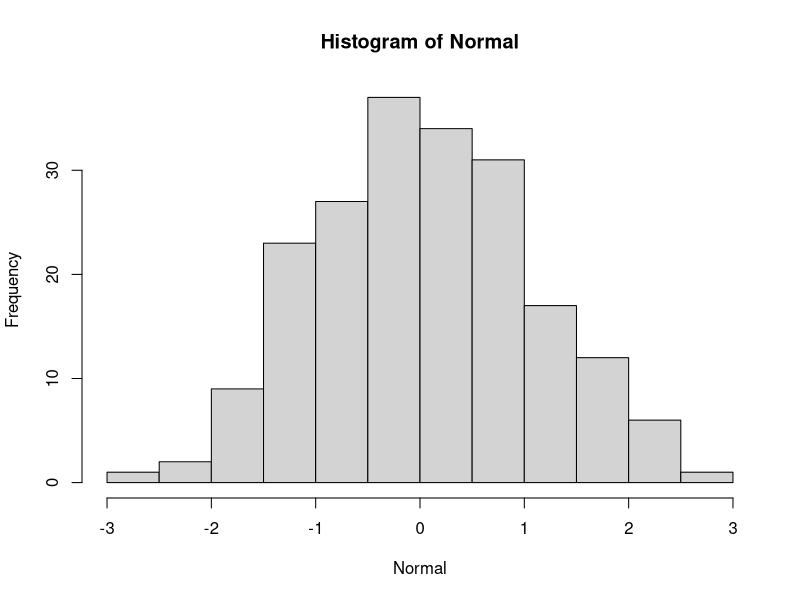
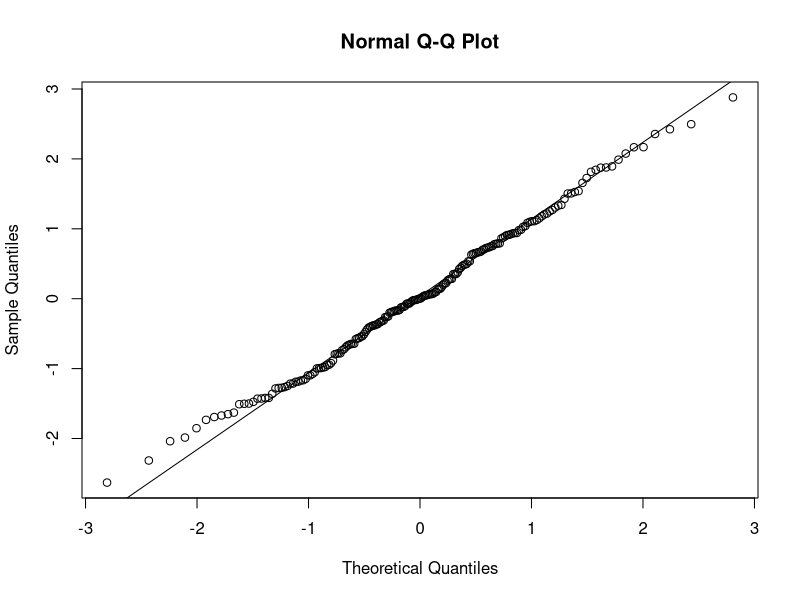
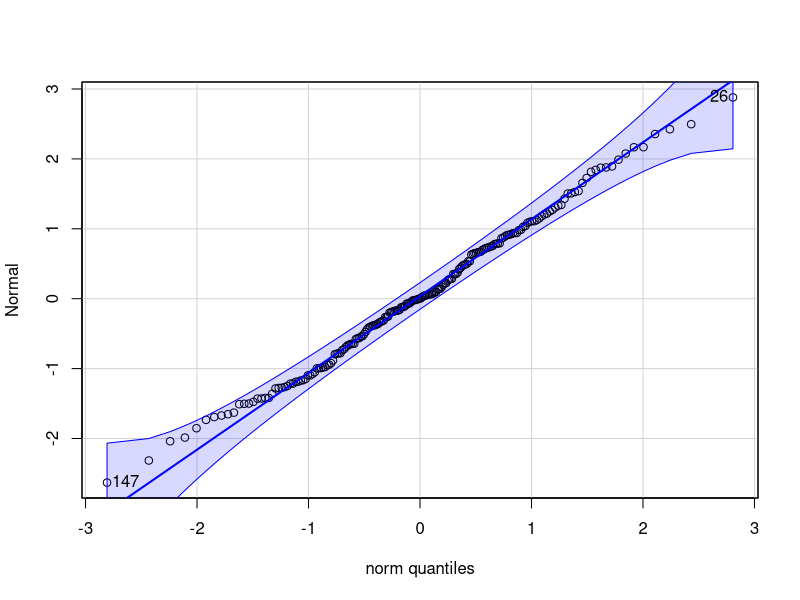
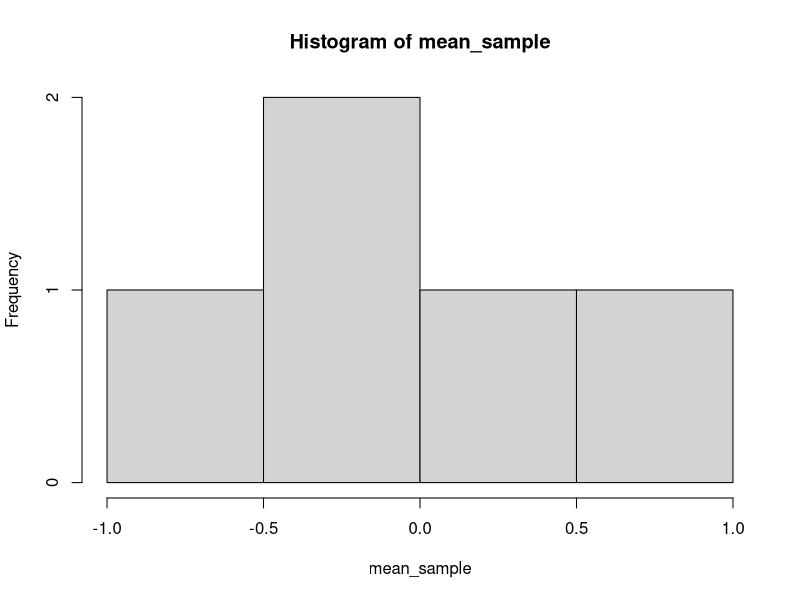
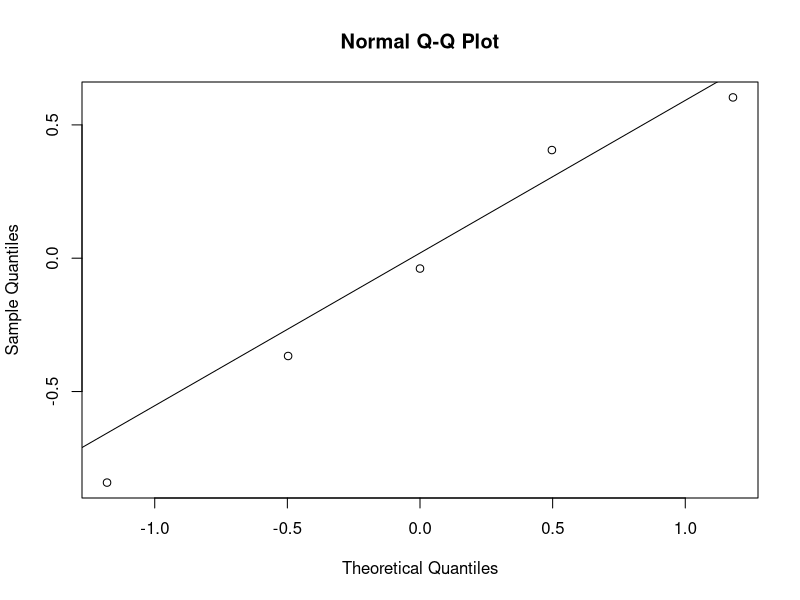
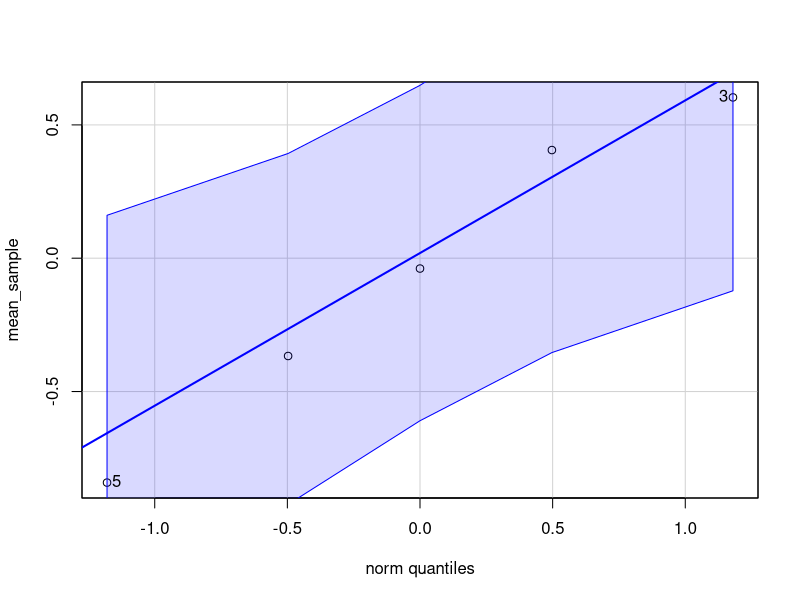
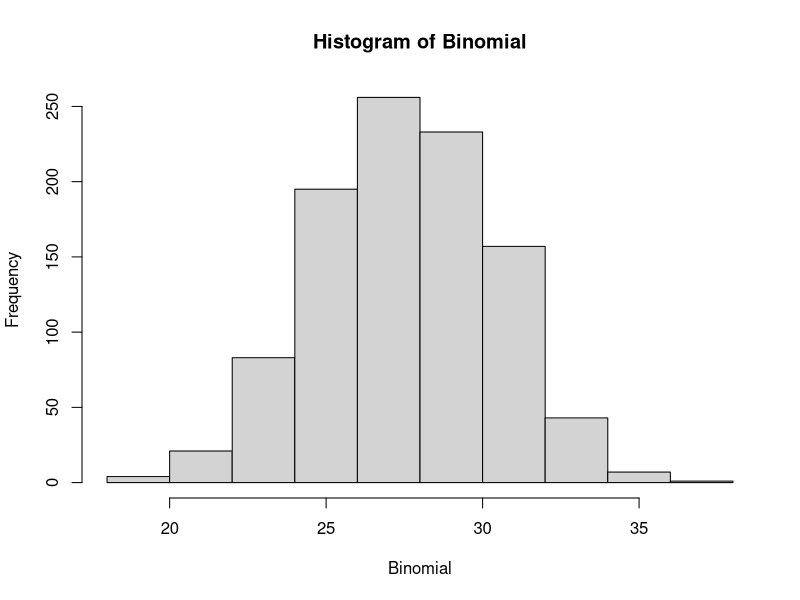
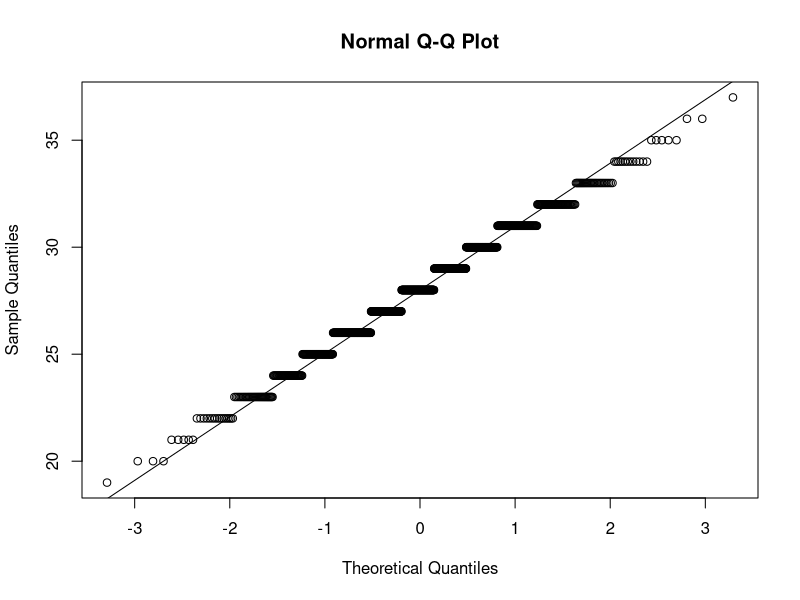

Reproduce these figures in R, in order.
## ---- chunk 1
knitr::opts_chunk$set(echo = TRUE)
knitr::opts_knit$set("~/Biology/146/Lab 3")
library(car)
library(ggplot2)
## ---- chunk 2
# Make the dataframe for you to edit:
dist_table <- data.frame(Distribution_Name=c("Normal", "Binomial", "Poisson", "Exponential", "Uniform", "LogNormal","Beta"), Shape_of_Pop=c(rep("",7)), Normal_5=c(rep("",7)),Normal_25=rep("",7),Normal_50=rep("",7),Normal_100=rep("",7),Normal_1000=rep("",7), stringsAsFactors = F)

dist_table

## ---- chunk 3

# create the population -- however many you like!
## No mean/SD = Assume mean/sD = 0/1
Normal <- rnorm(200)
hist(Normal)
#if data is normal then the data will fall along the line 
qqnorm(Normal);qqline(Normal)

##Create qqplot with car package 
## Confidence interval graphed, data between dashed line = 95% confidence interval 
qqPlot(Normal)
# the data are symmetrical

# Edit the table:
# Note, you can use the indices to edit the table. dist_table[1,2] corresponds to row 1, column 2.
dist_table[1,2] <- "Symmetrical"

# Now let's take 5 samples and calculate the means for each sample. We will use a loop here to illustrate the process, but it's better to use a function for large datasets (see below).

mean_sample <- NULL
for(i in 1:5){
  temp_sample <- sample(Normal,5) # sample 5 randomly from population
  mean_temp_sample <- mean(temp_sample) # calculate the mean of our sample
  mean_sample <- c(mean_sample,mean_temp_sample) # add it to our vector of samples
}
mean_sample

hist(mean_sample)
qqnorm(mean_sample);qqline(mean_sample)
qqPlot(mean_sample)

# Fail to reject hypothesis that data is normal --> Nothing to disprove that the data IS normal 
shapiro.test(mean_sample)

dist_table[1,3] <- "X"

dist_table
## ---- chunk 4
# create the population -- however many you like!
Binomial <- rbinom(1000, 40, 0.7)
hist(Binomial)
#Binomial distribution is discrete, not continuous --> Can't have half a success 
qqnorm(Binomial);qqline(Binomial)
# the data are symmetrical

# Edit the table:
# Note, you can use the indices to edit the table. dist_table[2,2] corresponds to row 2, column 2.
dist_table[2,2] <- "Symmetrical"

# Now let's take 5 samples and calculate the means for each sample. We will use a loop here to illustrate the process, but it's better to use a function for large datasets (see below).

mean_sample <- NULL
for(i in 1:5){
  temp_sample <- sample(Binomial,5) # sample 5 randomly from population
  mean_temp_sample <- mean(temp_sample) # calculate the mean of our sample
  mean_sample <- c(mean_sample,mean_temp_sample) # add it to our vector of samples
}
mean_sample

hist(mean_sample)
qqPlot(mean_sample)

shapiro.test(mean_sample)

## p value is greater than 0.05. Cannot reject null hypothesis
dist_table[2,4] <- " "

dist_table
## ---- chunk 5
# create the population -- however many you like!
Poisson <- rpois(1000, 2)
hist(Poisson)
#Poisson distribution is discrete, not continuous --> Can't have half a success 
qqnorm(Poisson);qqline(Poisson)
# the data are symmetrical

# Edit the table:
# Note, you can use the indices to edit the table. dist_table[2,2] corresponds to row 2, column 2.
dist_table[3,2] <- "Right skewed"

# Now let's take 5 samples and calculate the means for each sample. We will use a loop here to illustrate the process, but it's better to use a function for large datasets (see below).

mean_sample <- NULL
for(i in 1:5){
  temp_sample <- sample(Poisson,5) # sample 5 randomly from population
  mean_temp_sample <- mean(temp_sample) # calculate the mean of our sample
  mean_sample <- c(mean_sample,mean_temp_sample) # add it to our vector of samples
}
mean_sample

hist(mean_sample)
qqPlot(mean_sample)

shapiro.test(mean_sample)

## p value is greater than 0.05. Cannot reject null hypothesis
dist_table[3,3] <- "X"

dist_table
## ---- chunk 6
# create the population -- however many you like!
Exponential <- rexp(1000, 3)
hist(Exponential)
#Exponential distribution is discrete, not continuous --> Can't have half a success 
qqnorm(Exponential);qqline(Exponential)
# the data are symmetrical

# Edit the table:
# Note, you can use the indices to edit the table. dist_table[2,2] corresponds to row 2, column 2.
dist_table[4,2] <- "Right skewed"

# Now let's take 5 samples and calculate the means for each sample. We will use a loop here to illustrate the process, but it's better to use a function for large datasets (see below).

mean_sample <- NULL
for(i in 1:5){
  temp_sample <- sample(Exponential,5) # sample 5 randomly from population
  mean_temp_sample <- mean(temp_sample) # calculate the mean of our sample
  mean_sample <- c(mean_sample,mean_temp_sample) # add it to our vector of samples
}
mean_sample

hist(mean_sample)
qqPlot(mean_sample)

shapiro.test(mean_sample)

## p value is greater than 0.05. Cannot reject null hypothesis
dist_table[4,3] <- "X"

dist_table
## ---- chunk 7
# create the population -- however many you like!
Uniform <- runif(1000, 0, 1)
hist(Uniform)
#Uniform distribution is discrete, not continuous --> Can't have half a success 
qqPlot(Uniform)
# the data are symmetrical

# Edit the table:
# Note, you can use the indices to edit the table. dist_table[2,2] corresponds to row 2, column 2.
dist_table[5,2] <- "Uniform"

# Now let's take 5 samples and calculate the means for each sample. We will use a loop here to illustrate the process, but it's better to use a function for large datasets (see below).

mean_sample <- NULL
for(i in 1:5){
  temp_sample <- sample(Uniform,5) # sample 5 randomly from population
  mean_temp_sample <- mean(temp_sample) # calculate the mean of our sample
  mean_sample <- c(mean_sample,mean_temp_sample) # add it to our vector of samples
}
mean_sample

hist(mean_sample)
qqPlot(mean_sample)

shapiro.test(mean_sample)

## p value is greater than 0.05. Cannot reject null hypothesis
dist_table[5,3] <- "X"

dist_table
## ---- chunk 8
# create the population -- however many you like!
Log <- rlnorm(1000, 3.56, 0.6765)
hist(Log)
#Log distribution is discrete, not continuous --> Can't have half a success 
qqPlot(Log)
# the data are symmetrical

# Edit the table:
# Note, you can use the indices to edit the table. dist_table[2,2] corresponds to row 2, column 2.
dist_table[6,2] <- "Right skewed"

# Now let's take 5 samples and calculate the means for each sample. We will use a loop here to illustrate the process, but it's better to use a function for large datasets (see below).

mean_sample <- NULL
for(i in 1:25){
  temp_sample <- sample(Log,25) # sample 5 randomly from population
  mean_temp_sample <- mean(temp_sample) # calculate the mean of our sample
  mean_sample <- c(mean_sample,mean_temp_sample) # add it to our vector of samples
}
mean_sample

hist(mean_sample)
qqPlot(mean_sample)

shapiro.test(mean_sample)

## p value is greater than 0.05. Cannot reject null hypothesis
dist_table[6,4] <- "X"

dist_table
## ---- chunk 9
# create the population -- however many you like!
Beta <- rbeta(1000, 5, 1)
hist(Beta)
#Beta distribution is discrete, not continuous --> Can't have half a success 
qqPlot(Beta)
# the data are symmetrical

# Edit the table:
# Note, you can use the indices to edit the table. dist_table[2,2] corresponds to row 2, column 2.
dist_table[7,2] <- "Left skewed"

# Now let's take 5 samples and calculate the means for each sample. We will use a loop here to illustrate the process, but it's better to use a function for large datasets (see below).

mean_sample <- NULL
for(i in 1:5){
  temp_sample <- sample(Beta,5) # sample 5 randomly from population
  mean_temp_sample <- mean(temp_sample) # calculate the mean of our sample
  mean_sample <- c(mean_sample,mean_temp_sample) # add it to our vector of samples
}
mean_sample

hist(mean_sample)
qqPlot(mean_sample)

shapiro.test(mean_sample)

## p value is greater than 0.05. Cannot reject null hypothesis
dist_table[7,3] <- "X"

dist_table
## ---- chunk 10
# Read in the weird data
weird <- read.csv("weird_data.csv")
hist(weird$X)
ggplot(weird, aes(x=X))+
  geom_histogram(bindwith=20)

# use the qqPlot function in car package
library(car)
qqPlot(weird$X)
shapiro.test(weird$X)

## ---- chunk 11
# Sampling using a function
length(weird$X)
# You can change this to alter the number of observations in each sample
NUM_OBS <- 2000

get_mean <- function(num_samp){
  mean(sample(weird$X, num_samp))
}

samp_means = matrix(sapply(rep(NUM_OBS, 1000), get_mean))
hist(samp_means)

shapiro.test(samp_means)

